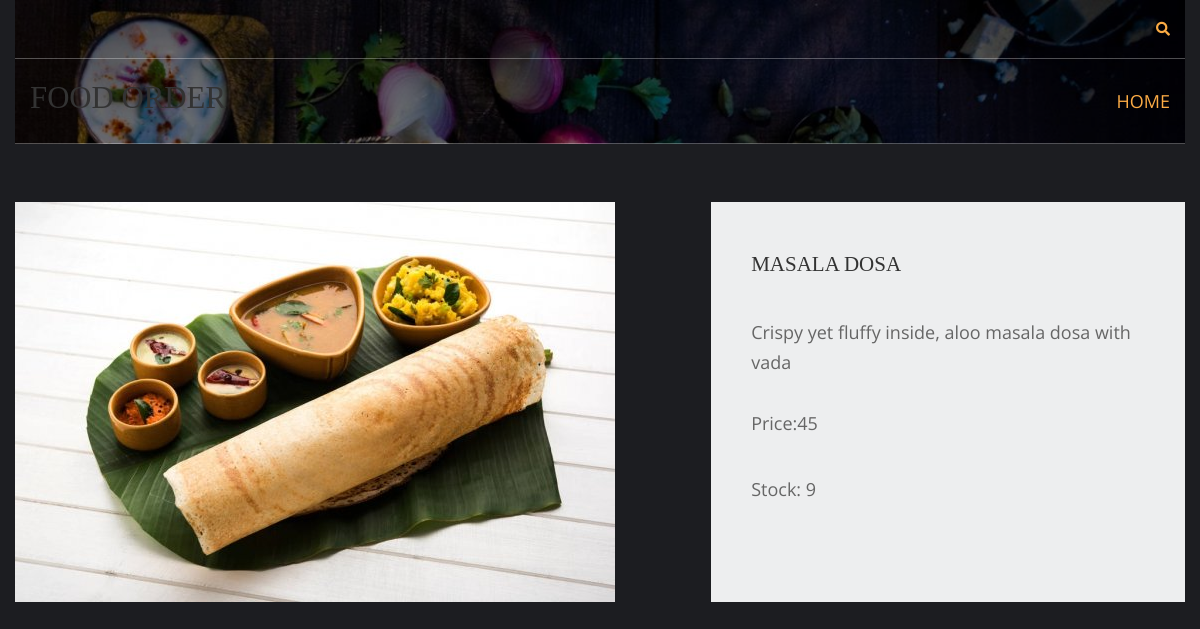
Page /indian/masala-dosa/ on the committed database.
### home/models.py (models this page shows, shortened)
class products(models.Model):
    name=models.CharField(max_length=50,unique=True)
    slug=models.SlugField(max_length=50,unique=True)
    img=models.ImageField(upload_to='product')
    desc=models.TextField()
    stock=models.IntegerField()
    available=models.BooleanField()
    price=models.IntegerField()
    categ=models.ForeignKey(category,on_delete=models.CASCADE)

### home/views.py (the view)
# urls.py: path('<slug:c_slug>/<slug:p_slug>/',views.prodetails,name='details'),
def prodetails(request,c_slug,p_slug):
    try:
        prod=products.objects.get(categ__slug=c_slug,slug=p_slug)
    except Exception as e:
        raise e
    return render(request,'item.html',{'pr':prod})

### templates/item.html (shortened to what this page needs)
{% extends 'base.html' %}
{% load static %}
{% block content %}
<!DOCTYPE html>
<html lang="en">
<head>
    <link href="{% static 'pr/fontawesome/pr/css/all.min.css' %}" rel="stylesheet" />
    <link href="{% static 'pr/css/templatemo-comparto.css' %}" rel="stylesheet" />
</head>
<body>
    <br><br>
        <section class="tm-mb-1" id="about">
            <div class="tm-row tm-about-row">
                <div class="tm-section-1-l">
                    <img src="{{pr.img.url}}" alt="About image" class="tm-img-responsive">
                </div>
                <article class="tm-section-1-r tm-bg-color-8">
                    <h2 class="tm-mb-2 tm-title-color">{{pr.name}}</h2>
                    <p> {{pr.desc}}<br></br>Price:{{pr.price}}</p>
                    <p>Stock: {{pr.stock}}</p>
                </article>
            </div>
        </section>
</body>
</html>
{% endblock %}

### static/hm/layout/styles/layout.css (style rules this page uses)
*, *::before, *::after { transition:all .3s ease-in-out; }
body { color:#A5A6AA; background-color:#1C1D21; }

### static/pr/css/templatemo-comparto.css (style rules this page uses)
*, *::before, *::after { box-sizing: border-box; outline: none; }
ul, h1, h2, h3, h4, p, figure { padding: 0; margin: 0; }
body { font-family: 'Open Sans', Arial, sans-serif; font-size: 18px; overflow-x: hidden; padding-left: 15px; padding-right: 15px; margin: 0; }
h2 { font-size: 1.5rem; }
p { color: #666; line-height: 1.7; margin-bottom: 35px; }
h1, h2, h3, h4, h5, h6 { color: #333; }
.tm-mb-1 { margin-bottom: 20px; }
.tm-mb-2 { margin-bottom: 40px; }
.tm-bg-color-8 { background-color: #EDEEEF; }
.tm-img-responsive { max-width: 100%; height: auto; }
.tm-section-1-l { width: 57.85%; margin-right: 1.65%; }
.tm-section-1-r { padding: 50px 40px; width: 40.5%; }
.tm-row { display: flex; }

### static/hm/layout/styles/framework.css (style rules this page uses)
html { overflow-y:scroll; overflow-x:hidden; }
html, body { margin:0; padding:0; font-size:14px; line-height:1.6em; }
*, *::before, *::after { box-sizing:border-box; }
img { width:auto; max-width:100%; height:auto; margin:0; padding:0; border:none; line-height:normal; vertical-align:middle; }
body, input, textarea, select { font-family:Verdana, Geneva, sans-serif; }
h1, h2, h3, h4, h5, h6, .heading { font-family:Georgia, "Times New Roman", Times, serif; }
::placeholder { opacity:1; }
h1, h2, h3, h4, h5, h6, .heading { margin:0 0 20px 0; font-size:1.4rem; line-height:normal; font-weight:normal; text-transform:uppercase; }
address, article, aside, figcaption, figure, footer, header, main, nav, section { display:block; margin:0; padding:0; }

### rows in the picture
products: img (picture), name "MASALA DOSA", desc "Crispy yet fluffy inside, aloo masala dosa with vada", price "45", stock "9"
